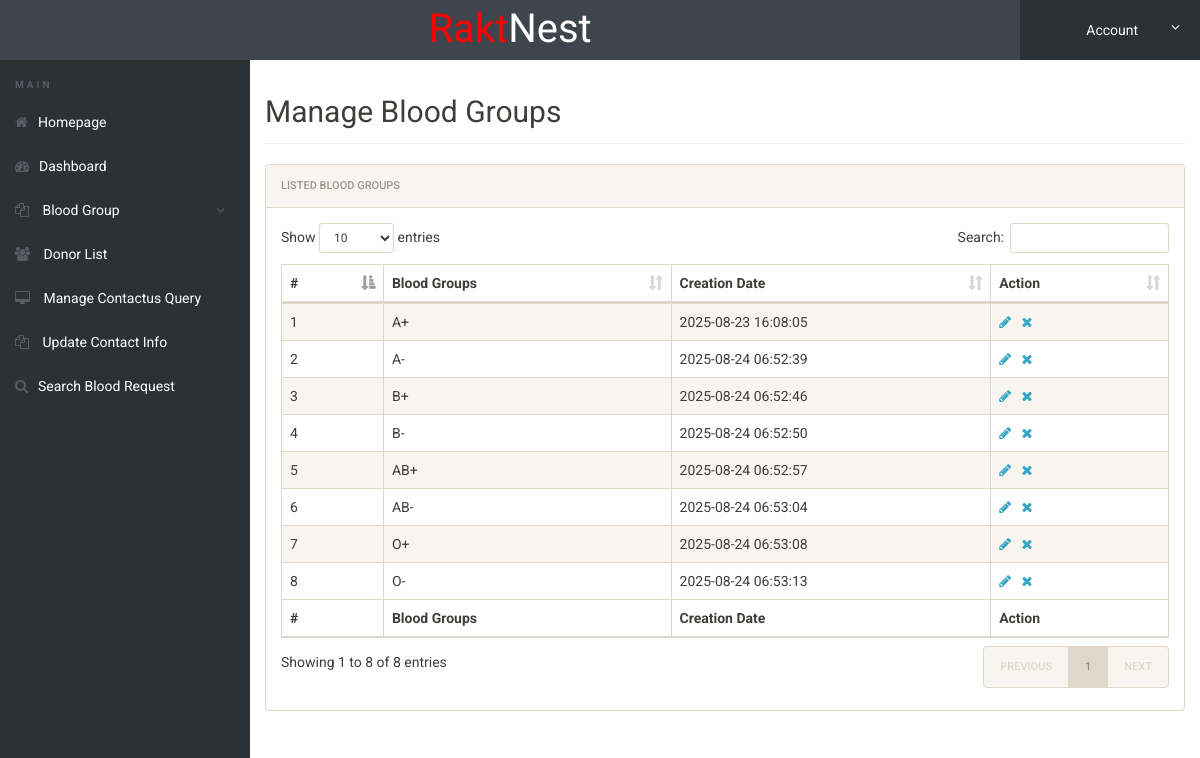
Screenshot of /admin/manage-bloodgroup.php (signed in) with the database file from the repository.
### tables this page shows
CREATE TABLE `tblbloodgroup` (
  `id` int(11) NOT NULL,
  `BloodGroup` varchar(20) DEFAULT NULL,
  `PostingDate` timestamp NOT NULL DEFAULT current_timestamp()
);

### admin/manage-bloodgroup.php (the view, shortened to what this page needs)
<?php
include('includes/config.php');
if(strlen($_SESSION['alogin'])==0)
	{
header('location:index.php');
}
else{
 ?>
<!doctype html>
<html lang="en" class="no-js">
<head>
	<link rel="stylesheet" href="css/font-awesome.min.css">
	<link rel="stylesheet" href="css/bootstrap.min.css">
	<link rel="stylesheet" href="css/dataTables.bootstrap.min.css">
	<link rel="stylesheet" href="css/bootstrap-social.css">
	<link rel="stylesheet" href="css/bootstrap-select.css">
	<link rel="stylesheet" href="css/fileinput.min.css">
	<link rel="stylesheet" href="css/awesome-bootstrap-checkbox.css">
	<link rel="stylesheet" href="css/style.css">
</head>
<body>
	<?php include('includes/header.php');?>
	<div class="ts-main-content">
		<?php include('includes/leftbar.php');?>
		<div class="content-wrapper">
			<div class="container-fluid">
				<div class="row">
					<div class="col-md-12">
						<h2 class="page-title">Manage Blood Groups</h2>
						<div class="panel panel-default">
							<div class="panel-heading">Listed  Blood Groups</div>
							<div class="panel-body">
								<table id="zctb" class="display table table-striped table-bordered table-hover" cellspacing="0" width="100%">
									<thead>
										<tr>
										<th>#</th>
												<th>Blood Groups</th>
											<th>Creation Date</th>
											<th>Action</th>
										</tr>
									</thead>
									<tfoot>
										<tr>
										<th>#</th>
											<th>Blood Groups</th>
											<th>Creation Date</th><th>Action</th>
										</tr>
									</tfoot>
									<tbody>
<?php $sql = "SELECT * from  tblbloodgroup ";
$query = $dbh -> prepare($sql);
$query->execute();
$results=$query->fetchAll(PDO::FETCH_OBJ);
$cnt=1;
if($query->rowCount() > 0)
{
foreach($results as $result)
{				?>
										<tr>
											<td><?php echo htmlentities($cnt);?></td>
											<td><?php echo htmlentities($result->BloodGroup);?></td>
											<td><?php echo htmlentities($result->PostingDate);?></td>
<td>
<a href="edit-bloodgroup.php?id=<?php echo $result->id;?>"><i class="fa fa-pencil"></i></a>&nbsp;&nbsp;
<a href="manage-bloodgroup.php?del=<?php echo $result->id;?>" onclick="return confirm('Do you want to delete');"><i class="fa fa-close"></i></a>
</td>
										</tr>
										<?php $cnt=$cnt+1; }} ?>
									</tbody>
								</table>
							</div>
						</div>
					</div>
				</div>
			</div>
		</div>
	</div>
</body>
</html>
<?php } ?>

### admin/css/style.css (style rules this page uses)
html { font-size: 14px; }
@media only screen and (min-width: 480px) { html { font-size: 17px; } }
@media only screen and (min-width: 768px) { html { font-size: 14px; } }
body { font-size: 1em; }
a { color: #37a6c4; }
.panel { overflow: hidden; }
.page-title { padding-bottom: 15px; margin-bottom: 20px; border-bottom: 1px solid #f0f0f0; }
.ts-main-content .content-wrapper { padding-top: 15px; margin-top: 60px; }
@media only screen and (min-width: 992px) { .ts-main-content .content-wrapper { margin-left: 250px; } }

### rows the page displays
tblbloodgroup: BloodGroup "A+", PostingDate "2025-08-23 16:08:05"
tblbloodgroup: BloodGroup "A-", PostingDate "2025-08-24 06:52:39"
tblbloodgroup: BloodGroup "B+", PostingDate "2025-08-24 06:52:46"
tblbloodgroup: BloodGroup "B-", PostingDate "2025-08-24 06:52:50"
tblbloodgroup: BloodGroup "AB+", PostingDate "2025-08-24 06:52:57"
tblbloodgroup: BloodGroup "AB-", PostingDate "2025-08-24 06:53:04"
tblbloodgroup: BloodGroup "O+", PostingDate "2025-08-24 06:53:08"
tblbloodgroup: BloodGroup "O-", PostingDate "2025-08-24 06:53:13"
